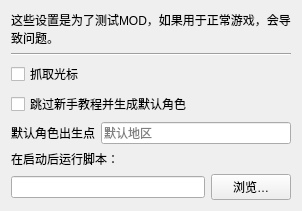
     <widget class="QWidget" name="Testing">
      <attribute name="title">
       <string>测试性</string>
      </attribute>
      <layout class="QVBoxLayout">
       <item>
        <widget class="QLabel" name="testingLabel">
         <property name="text">
          <string>这些设置是为了测试MOD，如果用于正常游戏，会导致问题。</string>
         </property>
         <property name="wordWrap">
          <bool>true</bool>
         </property>
        </widget>
       </item>
       <item>
        <widget class="Line" name="testingLine">
         <property name="orientation">
          <enum>Qt::Horizontal</enum>
         </property>
        </widget>
       </item>
       <item>
        <widget class="QCheckBox" name="grabCursorCheckBox">
         <property name="toolTip">
          <string>&lt;html&gt;&lt;head/&gt;&lt;body&gt;&lt;p&gt;OpenMW will capture control of the cursor if this setting is true.&lt;/p&gt;&lt;p&gt;In “look mode”, OpenMW will center the cursor regardless of the value of this setting (since the cursor/crosshair is always centered in the OpenMW window). However, in GUI mode, this setting determines the behavior when the cursor is moved outside the OpenMW window. If true, the cursor movement stops at the edge of the window preventing access to other applications. If false, the cursor is allowed to move freely on the desktop.&lt;/p&gt;&lt;p&gt;This setting does not apply to the screen where escape has been pressed, where the cursor is never captured. Regardless of this setting “Alt-Tab” or some other operating system dependent key sequence can be used to allow the operating system to regain control of the mouse cursor. This setting interacts with the minimize on focus loss setting by affecting what counts as a focus loss. Specifically on a two-screen configuration it may be more convenient to access the second screen with setting disabled.&lt;/p&gt;&lt;p&gt;Note for developers: it’s desirable to have this setting disabled when running the game in a debugger, to prevent the mouse cursor from becoming unusable when the game pauses on a breakpoint.&lt;/p&gt;&lt;/body&gt;&lt;/html&gt;</string>
         </property>
         <property name="text">
          <string>抓取光标</string>
         </property>
        </widget>
       </item>
       <item>
        <widget class="QCheckBox" name="skipMenuCheckBox">
         <property name="text">
          <string>跳过新手教程并生成默认角色</string>
         </property>
        </widget>
       </item>
       <item>
        <layout class="QHBoxLayout" name="startDefaultCharacterAtHorizontalLayout">
         <item>
          <spacer name="startDefaultCharacterAtHorizontalSpacer">
           <property name="orientation">
            <enum>Qt::Horizontal</enum>
           </property>
           <property name="sizeType">
            <enum>QSizePolicy::Fixed</enum>
           </property>
           <property name="sizeHint" stdset="0">
            <size>
             <width>0</width>
             <height>0</height>
            </size>
           </property>
          </spacer>
         </item>
         <item>
          <widget class="QLabel" name="startDefaultCharacterAtLabel">
           <property name="text">
            <string>默认角色出生点</string>
           </property>
          </widget>
         </item>
         <item>
          <widget class="QLineEdit" name="startDefaultCharacterAtField">
           <property name="placeholderText">
            <string>默认地区</string>
           </property>
          </widget>
         </item>
        </layout>
       </item>
       <item>
        <widget class="QLabel" name="label">
         <property name="text">
          <string>在启动后运行脚本：</string>
         </property>
        </widget>
       </item>
       <item>
        <layout class="QHBoxLayout" name="runScriptAfterStartupHorizontalLayout">
         <item>
          <widget class="QLineEdit" name="runScriptAfterStartupField"/>
         </item>
         <item>
          <widget class="QPushButton" name="runScriptAfterStartupBrowseButton">
           <property name="text">
            <string>浏览…</string>
           </property>
          </widget>
         </item>
        </layout>
       </item>
       <item>
        <spacer>
         <property name="orientation">
          <enum>Qt::Vertical</enum>
         </property>
         <property name="sizeHint" stdset="0">
          <size>
           <width>0</width>
           <height>0</height>
          </size>
         </property>
        </spacer>
       </item>
      </layout>
     </widget>
